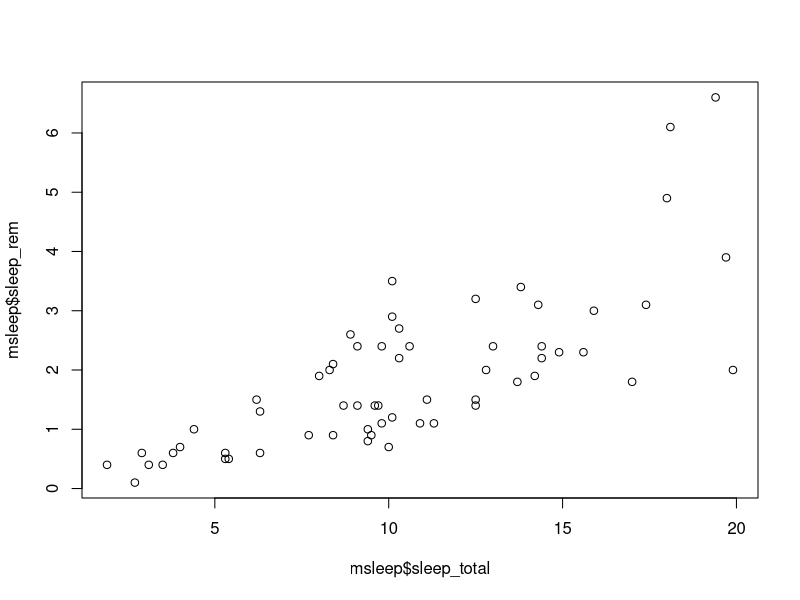
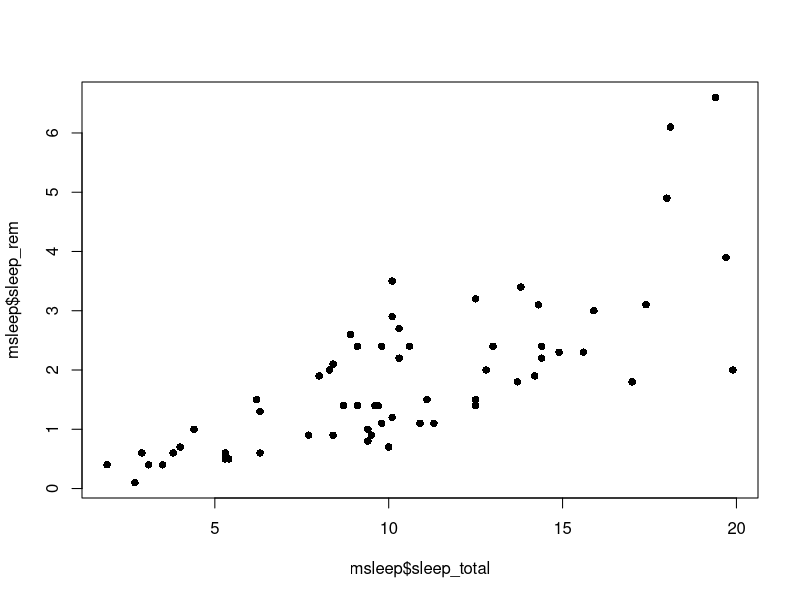
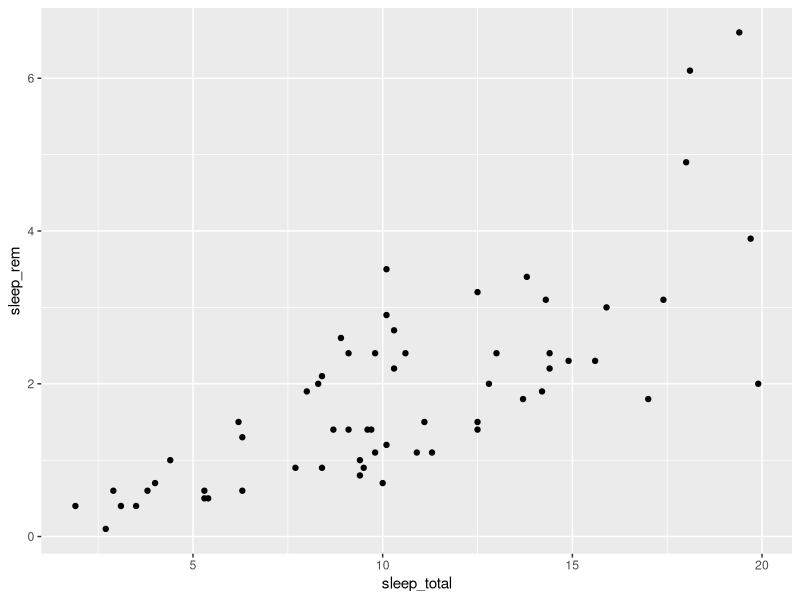
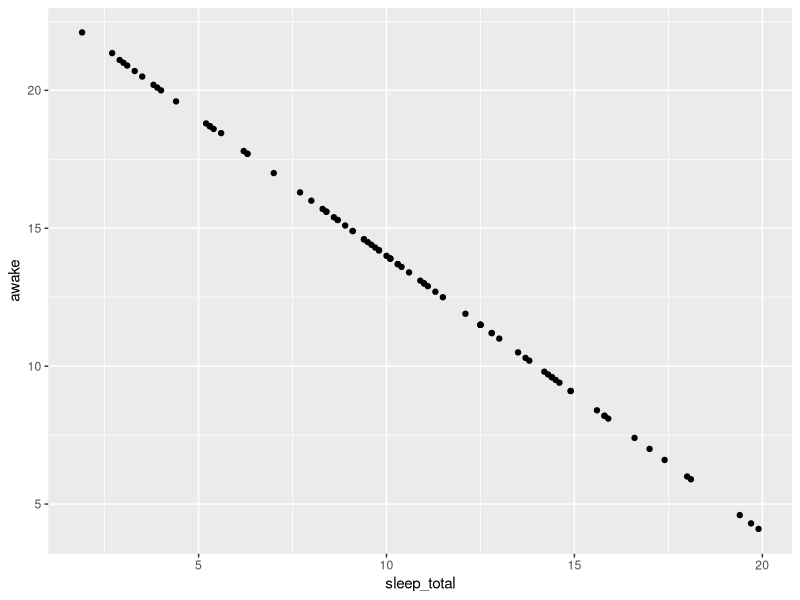
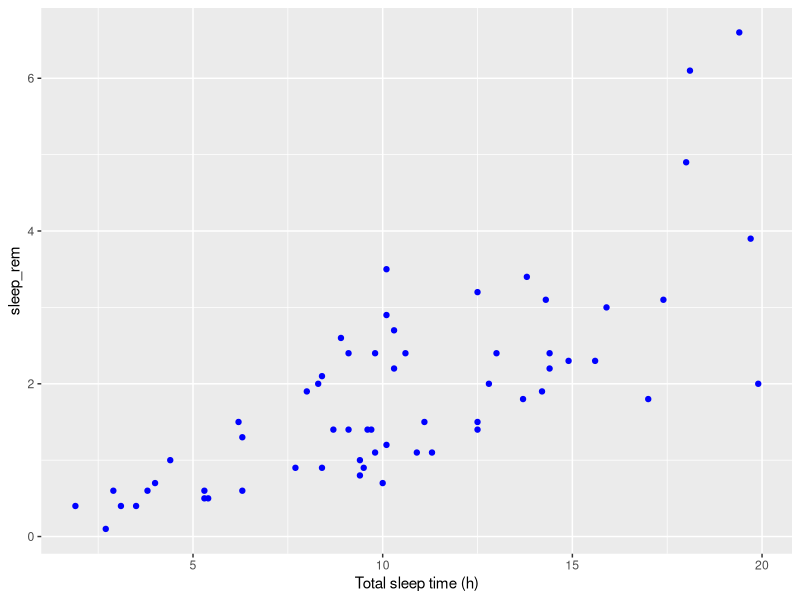
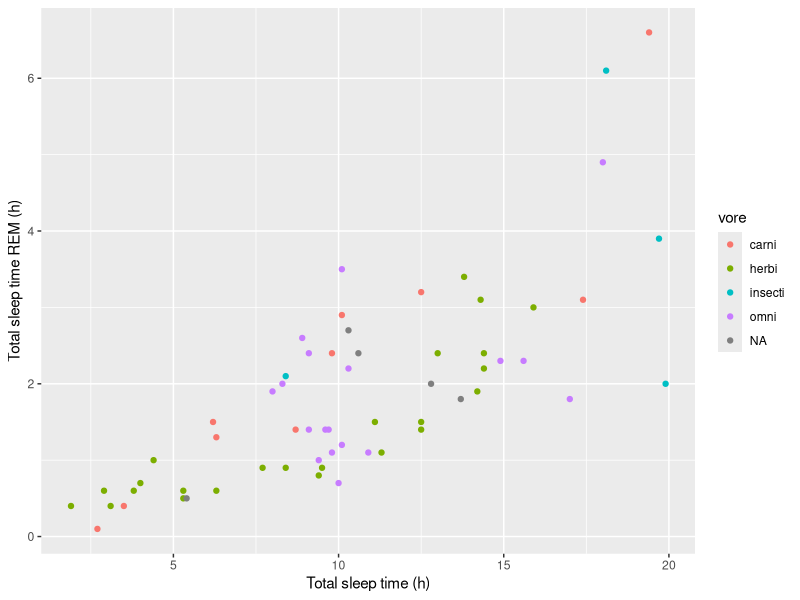
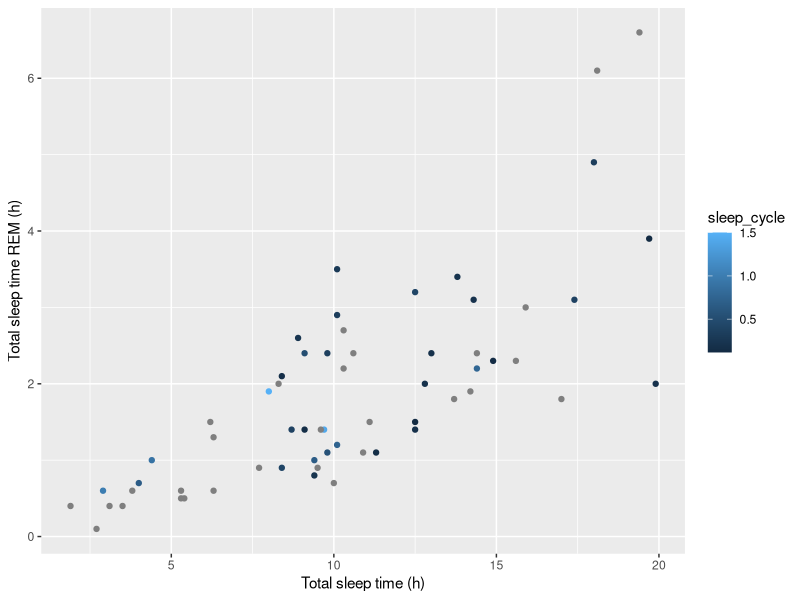
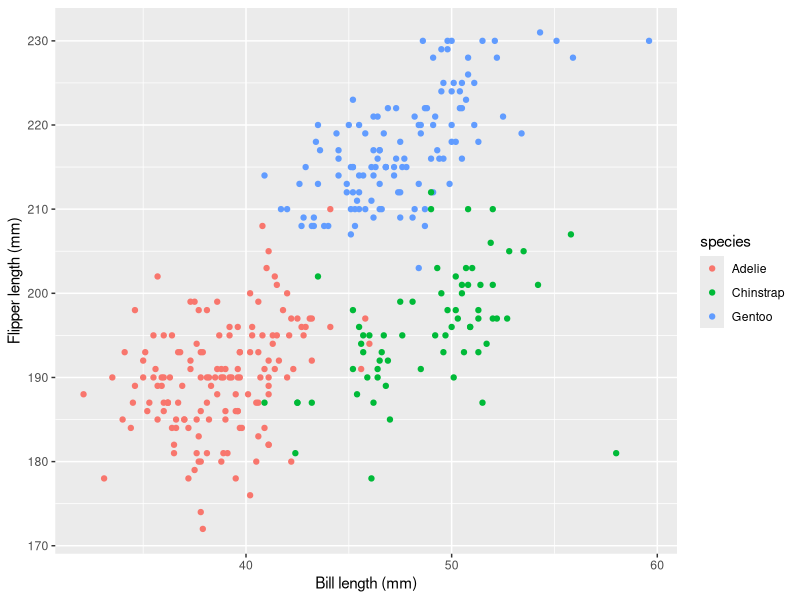

Write the R code that produced these figures, in order.
## ---- chunk 1
knitr::opts_chunk$set(echo = TRUE)
## ---- chunk 2
age <- c(10, 28, 48, 47, 71, 22, 80, 48, 30, 31)
age

age_months <- age * 12
age_months
## ---- chunk 3
purchase <- c(14, 20, 59, 2, 12, 22, 160, 34, 34, 29)
purchase
## ---- chunk 4
bookstore <- data.frame(age, purchase)
bookstore
## ---- chunk 5
x <- 4
x
## ---- chunk 6
names <- c("foo", "mola", "nandia", "fefe", "ogogo")
heights <- c(177, 220, 190, 168, 201)
weights <- c(88, 110, 95, 60, 90)

people1 <- data.frame(names, heights, weights)
people1
## ---- chunk 7
mean(age)
mean(bookstore$age)
## ---- chunk 8
cor(bookstore$age, bookstore$purchase)
## ---- chunk 9
cor(age, purchase, method = "spearman")
## ---- chunk 10
mean(people1$heights)

cor(people1$heights, people1$weights, method = "spearman")
## ---- chunk 11
length(people1$heights)

sort(people1$weights, decreasing = TRUE)
## ---- chunk 12
exp(1)

sin(people1$weights)

sum(people1$weights)

factorial(4)

choose(4,2)
## ---- chunk 13
sqrt(pi)

exp(2)*log(4)
## ---- chunk 14
install.packages("ggplot2")

library(ggplot2)
## ---- chunk 15
install.packages("palmerpenguins")

library(palmerpenguins)
## ---- chunk 16
msleep
## ---- chunk 17
View(msleep)
## ---- chunk 18
str(msleep)
## ---- chunk 19
summary(msleep)
## ---- chunk 20
msleep <- data.frame(msleep)
## ---- chunk 21

mean(msleep$sleep_total)      # Mean
median(msleep$sleep_total)    # Median
max(msleep$sleep_total)       # Max
min(msleep$sleep_total)       # Min
sd(msleep$sleep_total)        # Standard deviation
var(msleep$sleep_total)       # Variance
quantile(msleep$sleep_total)  # Various quantiles

## ---- chunk 22
sum(msleep$sleep_total > 8)   # Frequency (count)
mean(msleep$sleep_total > 8)  # Relative frequency (proportion)
## ---- chunk 23
mean(msleep$sleep_rem, na.rm = TRUE)
## ---- chunk 24
cor(msleep$sleep_total, msleep$sleep_rem)
## ---- chunk 25
cor(msleep$sleep_total, msleep$sleep_rem, use = "complete.obs")  # <- use complete obsevations only
## ---- chunk 26
table(msleep$vore)
## ---- chunk 27
round(proportions(table(msleep$vore)),3)
## ---- chunk 28
# Counts:
table(msleep$vore, msleep$conservation)

# Proportions, per row:
proportions(table(msleep$vore, msleep$conservation), margin = 1)

# Proportions, per column:
proportions(table(msleep$vore, msleep$conservation), margin = 2)

# Proportions, out of total:
proportions(table(msleep$vore, msleep$conservation))
## ---- chunk 29

plot(msleep$sleep_total, msleep$sleep_rem)

plot(msleep$sleep_total, msleep$sleep_rem, pch = 16)

#grid()
## ---- chunk 30
ggplot(msleep, aes(x = sleep_total, y = sleep_rem)) + 
  geom_point()
## ---- chunk 31
ggplot(msleep, aes(sleep_total, awake)) +
      geom_point()
## ---- chunk 32
ggplot(msleep, aes(sleep_total, sleep_rem)) +
      #geom_point() +
      geom_point(colour = "blue") +
      labs(x = "Total sleep time (h)")
## ---- chunk 33
ggplot(msleep, aes(sleep_total, sleep_rem, colour = vore)) +
      geom_point() +
      labs(x = "Total sleep time (h)", y = "Total sleep time REM (h)")
## ---- chunk 34
ggplot(msleep, aes(sleep_total, sleep_rem, colour = sleep_cycle)) +
      geom_point() +
      labs(x = "Total sleep time (h)", y = "Total sleep time REM (h)")
## ---- chunk 35
ggplot(penguins, aes(x = bill_length_mm, y = flipper_length_mm, colour = species)) +
      geom_point() +
      labs(x = "Bill length (mm)", y = "Flipper length (mm)")
## ---- chunk 36
ggplot(penguins, aes(x = bill_length_mm, y = flipper_length_mm, colour = species)) +
      geom_point(alpha=0.5) +
      labs(x = "Bill length (mm)", y = "Flipper length (mm)")
## ---- chunk 37
ggplot(penguins, aes(x = bill_length_mm, y = flipper_length_mm, colour = species, shape = island)) +
      geom_point(alpha=0.9) +
      labs(x = "Bill length (mm)", y = "Flipper length (mm)")
## ---- chunk 38

ggplot(penguins, aes(x = bill_length_mm, y = flipper_length_mm, colour = species, shape = island, size = body_mass_g)) +
      geom_point(alpha=0.9) +
      labs(x = "Bill length (mm)", y = "Flipper length (mm)")
## ---- chunk 39
ggplot(msleep, aes(brainwt, sleep_total, colour = vore)) + 
      geom_point() +
      labs(x = "Brain weight", y = "Total sleep time")
## ---- chunk 40
ggplot(msleep, aes(brainwt, sleep_total, colour = vore)) + 
      geom_point() +
      labs(x = "Brain weight", y = "Total sleep time") +
      xlim(0, 1)
## ---- chunk 41
ggplot(msleep, aes(log(brainwt), sleep_total, colour = vore)) + 
      geom_point() +
      labs(x = "log(Brain weight)", y = "Total sleep time")
## ---- chunk 42
ggplot(msleep, aes(brainwt, sleep_total, colour = vore)) + 
      geom_point() +
      labs(x = "Brain weight (logarithmic scale)", y = "Total sleep time") +
      scale_x_log10()
## ---- chunk 43

options(scipen = 1000)

ggplot(msleep, aes(brainwt, sleep_total, colour = vore)) + 
      geom_point() +
      labs(x = "Brain weight (logarithmic scale)", y = "Total sleep time") +
      scale_x_log10()
## ---- chunk 44

options(scipen = 1000)

ggplot(msleep, aes(bodywt, brainwt, colour = sleep_total)) + 
      geom_point() +
      labs(x = "Brain weight (logarithmic scale)", y = "Body weight (logarithmic scale)") +
      scale_x_log10() +
      scale_y_log10()
## ---- chunk 45
ggplot(msleep, aes(brainwt, sleep_total)) +   # no colour = vore here
      geom_point() +
      labs(x = "Brain weight (logarithmic scale)", y = "Total sleep time") +
      scale_x_log10() +
      facet_wrap(~ vore)                      # but fact_wrap
## ---- chunk 46
ggplot(penguins, aes(bill_length_mm, flipper_length_mm)) +   # no colour = vore here
      geom_point() +
      labs(x = "Bill length", y = "Flipper length time") +
      ##scale_x_log10() +
      facet_wrap(~ species)                                  # but fact_wrap
## ---- chunk 47
ggplot(penguins, aes(bill_length_mm, flipper_length_mm)) +   # no colour = vore here
      geom_point() +
      labs(x = "Bill length", y = "Flipper length") +
      ##scale_x_log10() +
      facet_wrap(~ species, nrow=2)                          # but fact_wrap
## ---- chunk 48
boxplot(sleep_total ~ vore, data = msleep)
## ---- chunk 49
ggplot(msleep, aes(vore, sleep_total)) +
      geom_boxplot()
## ---- chunk 50
ggplot(penguins, aes(species, bill_length_mm)) +
      geom_boxplot()
## ---- chunk 51
ggplot(penguins, aes(species, bill_length_mm)) +
      geom_boxplot(colour = "brown", fill = "lightblue")
## ---- chunk 52
ggplot(penguins, aes(species, bill_length_mm)) +
      geom_boxplot(colour = "brown", fill = "lightgreen") +
      geom_jitter(size = 0.75, alpha = 0.75, height = 0.5)
## ---- chunk 53
hist(msleep$sleep_total)
## ---- chunk 54
ggplot(msleep, aes(sleep_total)) +
      geom_histogram()
## ---- chunk 55
ggplot(penguins, aes(bill_length_mm)) +
  geom_histogram()
## ---- chunk 56
ggplot(penguins, aes(bill_length_mm)) +
  geom_histogram() +
  facet_wrap(~ species)
## ---- chunk 57
ggplot(penguins, aes(bill_length_mm)) +
  geom_histogram(colour = "black") +
  facet_wrap(~ species)
## ---- chunk 58
barplot(table(msleep$vore))
## ---- chunk 59
ggplot(msleep, aes(vore)) +
      geom_bar()
## ---- chunk 60
ggplot(msleep, aes(factor(1), fill = vore)) +
      labs(x = "Vore", y = "Count") +
      geom_bar()
## ---- chunk 61
ggplot(penguins, aes(species)) +
      labs(x = "Species", y = "Count") +
      geom_bar()
## ---- chunk 62
ggplot(penguins, aes(species)) +
      labs(x = "Species", y = "Count") +
      geom_bar(fill = c("red", "green", "blue"))
## ---- chunk 63
ggplot(penguins, aes(species)) +
      labs(x = "Species", y = "Count") +
      geom_bar(fill = c("red", "green", "blue"), width = 0.5)
## ---- chunk 64
ggplot(penguins, aes(species, fill = sex)) +
      labs(x = "Species", y = "Count") +
      geom_bar(width = 0.5)
## ---- chunk 65
ggplot(penguins, aes(species, fill = sex)) +
      labs(x = "Species", y = "Count") +
      geom_bar(position = "dodge", width = 0.5)
## ---- chunk 66
ggplot(penguins, aes(species, fill = sex)) +
      labs(x = "Species", y = "Count") +
      geom_bar(position = "dodge", width = 0.5) +
      coord_flip()
## ---- chunk 67
myPlot <- ggplot(msleep, aes(sleep_total, sleep_rem)) +
      geom_point()

myPlot
## ---- chunk 68
#ggsave("filename.pdf", myPlot, width = 5, height = 5)
